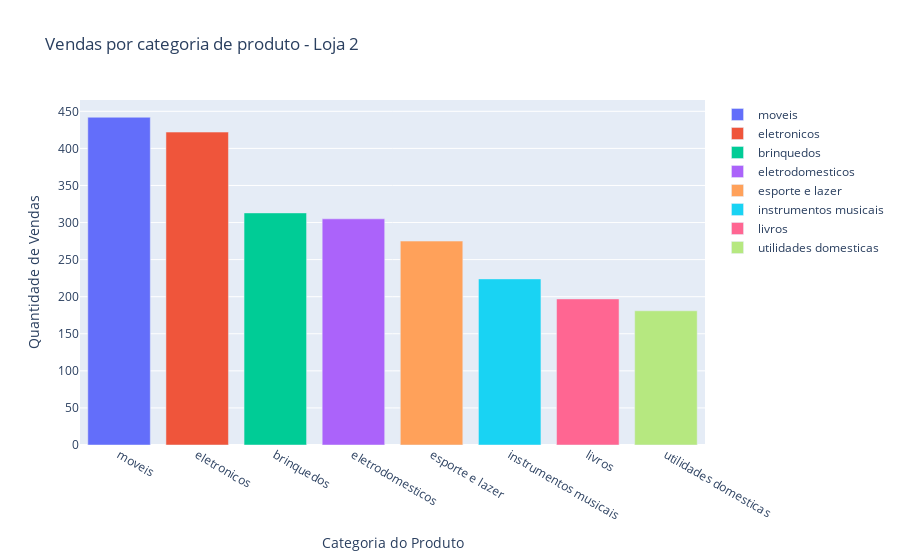

This figure's notebook cell:
### Markdown cell above
### Vendas por cateogria - Loja 2

### Code cell
fig = px.bar(vendas_categoria_loja2,
             x='Categoria do Produto',
             y='Quantidade de vendas', 
             color='Categoria do Produto', 
             title='Vendas por categoria de produto - Loja 2')

fig.update_layout(legend_title_text='')
fig.update_yaxes(title_text='Quantidade de Vendas')

fig.show()

### Figure 1 — Plotly figure (JSON) as saved in the notebook; plotly's stock layout.template omitted (floating-point values rounded to 4 significant figures)
{"data": [{"hovertemplate": "Categoria do Produto=%{x}<br>Quantidade de vendas=%{y}<extra></extra>", "legendgroup": "moveis", "marker": {"color": "#636efa", "pattern": {"shape": ""}}, "name": "moveis", "orientation": "v", "showlegend": true, "textposition": "auto", "type": "bar", "x": ["moveis"], "xaxis": "x", "y": [442], "yaxis": "y"}, {"hovertemplate": "Categoria do Produto=%{x}<br>Quantidade de vendas=%{y}<extra></extra>", "legendgroup": "eletronicos", "marker": {"color": "#EF553B", "pattern": {"shape": ""}}, "name": "eletronicos", "orientation": "v", "showlegend": true, "textposition": "auto", "type": "bar", "x": ["eletronicos"], "xaxis": "x", "y": [422], "yaxis": "y"}, {"hovertemplate": "Categoria do Produto=%{x}<br>Quantidade de vendas=%{y}<extra></extra>", "legendgroup": "brinquedos", "marker": {"color": "#00cc96", "pattern": {"shape": ""}}, "name": "brinquedos", "orientation": "v", "showlegend": true, "textposition": "auto", "type": "bar", "x": ["brinquedos"], "xaxis": "x", "y": [313], "yaxis": "y"}, {"hovertemplate": "Categoria do Produto=%{x}<br>Quantidade de vendas=%{y}<extra></extra>", "legendgroup": "eletrodomesticos", "marker": {"color": "#ab63fa", "pattern": {"shape": ""}}, "name": "eletrodomesticos", "orientation": "v", "showlegend": true, "textposition": "auto", "type": "bar", "x": ["eletrodomesticos"], "xaxis": "x", "y": [305], "yaxis": "y"}, {"hovertemplate": "Categoria do Produto=%{x}<br>Quantidade de vendas=%{y}<extra></extra>", "legendgroup": "esporte e lazer", "marker": {"color": "#FFA15A", "pattern": {"shape": ""}}, "name": "esporte e lazer", "orientation": "v", "showlegend": true, "textposition": "auto", "type": "bar", "x": ["esporte e lazer"], "xaxis": "x", "y": [275], "yaxis": "y"}, {"hovertemplate": "Categoria do Produto=%{x}<br>Quantidade de vendas=%{y}<extra></extra>", "legendgroup": "instrumentos musicais", "marker": {"color": "#19d3f3", "pattern": {"shape": ""}}, "name": "instrumentos musicais", "orientation": "v", "showlegend": true, "textposition": "auto", "type": "bar", "x": ["instrumentos musicais"], "xaxis": "x", "y": [224], "yaxis": "y"}, {"hovertemplate": "Categoria do Produto=%{x}<br>Quantidade de vendas=%{y}<extra></extra>", "legendgroup": "livros", "marker": {"color": "#FF6692", "pattern": {"shape": ""}}, "name": "livros", "orientation": "v", "showlegend": true, "textposition": "auto", "type": "bar", "x": ["livros"], "xaxis": "x", "y": [197], "yaxis": "y"}, {"hovertemplate": "Categoria do Produto=%{x}<br>Quantidade de vendas=%{y}<extra></extra>", "legendgroup": "utilidades domesticas", "marker": {"color": "#B6E880", "pattern": {"shape": ""}}, "name": "utilidades domesticas", "orientation": "v", "showlegend": true, "textposition": "auto", "type": "bar", "x": ["utilidades domesticas"], "xaxis": "x", "y": [181], "yaxis": "y"}], "layout": {"barmode": "relative", "legend": {"title": {"text": ""}, "tracegroupgap": 0}, "title": {"text": "Vendas por categoria de produto - Loja 2"}, "xaxis": {"anchor": "y", "categoryarray": ["moveis", "eletronicos", "brinquedos", "eletrodomesticos", "esporte e lazer", "instrumentos musicais", "livros", "utilidades domesticas"], "categoryorder": "array", "domain": [0, 1], "title": {"text": "Categoria do Produto"}}, "yaxis": {"anchor": "x", "domain": [0, 1], "title": {"text": "Quantidade de Vendas"}}}}
